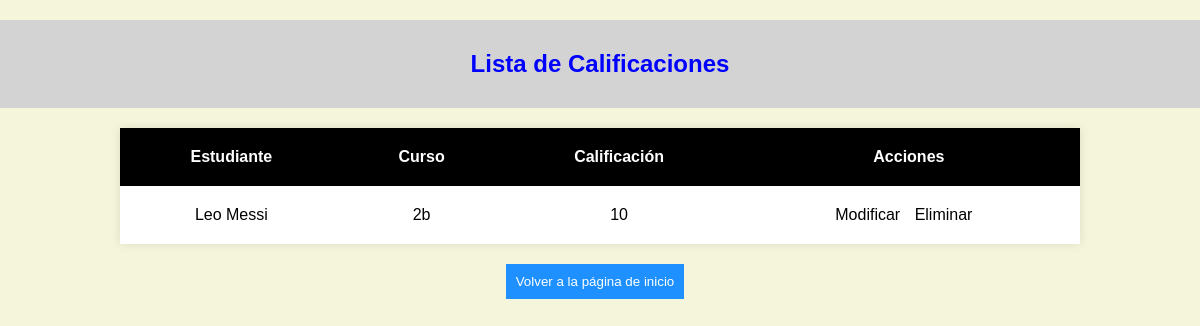
The page /lista_calificaciones/ on the database its author committed.
### estudiantes/models.py (models this page shows, shortened)
class Calificaciones(models.Model):
    estudiante = models.ForeignKey(Estudiante, on_delete=models.CASCADE)
    curso = models.ForeignKey(Curso, on_delete=models.CASCADE)
    calificacion = models.IntegerField()
    @classmethod
    def ver_todas(cls):
        return cls.objects.all()

class Estudiante(models.Model):
    nombre = models.CharField(max_length=100)
    apellido = models.CharField(max_length=100)
    correo = models.EmailField()
    def __str__(self):
        return f"{self.nombre} {self.apellido}"

class Curso(models.Model):
    nombre = models.CharField(max_length=100)
    def __str__(self):
        return self.nombre

### estudiantes/views.py (the view)
# urls.py: path('lista_calificaciones/', lista_calificaciones, name='lista_calificaciones'),
def lista_calificaciones(request):
    calificaciones = Calificaciones.ver_todas()
    return render(request, 'lista_calificaciones.html', {'calificaciones': calificaciones})

### estudiantes/templates/lista_calificaciones.html (shortened to what this page needs)
<!DOCTYPE html>
<html lang="en">
<head>
</head>
<body>
    <h2>Lista de Calificaciones</h2>
    <table>
        <thead>
            <tr>
                <th>Estudiante</th>
                <th>Curso</th>
                <th>Calificación</th>
                <th>Acciones</th>
            </tr>
        </thead>
        <tbody>
            {% for calificacion in calificaciones %}
                <tr>
                    <td>{{ calificacion.estudiante }}</td>
                    <td>{{ calificacion.curso }}</td>
                    <td>{{ calificacion.calificacion }}</td>
                    <td>
                        <a href="{% url 'modificar_calificacion' calificacion.id %}">Modificar</a>
                        <a href="{% url 'eliminar_calificacion' calificacion.id %}">Eliminar</a>
                    </td>
                </tr>
            {% endfor %}
        </tbody>
    </table>
    <a href="{% url 'inicio' %}">
        <button>Volver a la página de inicio</button>
    </a>
</body>
</html>

### estudiantes/templates/lista_calificaciones.html (style rules this page uses)
body { font-family: 'Arial', sans-serif; background-color: beige; text-align: center; margin: 0; padding: 0; }
h2 { background-color: lightgray; color: blue; padding: 30px; }
table { width: 80%; margin: 20px auto; border-collapse: collapse; background-color: white; box-shadow: 0 0 10px rgba(0, 0, 0, 0.1); }
th, td { padding: 20px; }
th { background-color: black; color: white; }
a { text-decoration: none; color: black; margin-right: 10px; }
button { background-color: DodgerBlue; color: white; padding: 10px; border: none; cursor: pointer; }

### rows shown on the page
Calificaciones: estudiante "Leo Messi", curso "2b", calificacion "10"
